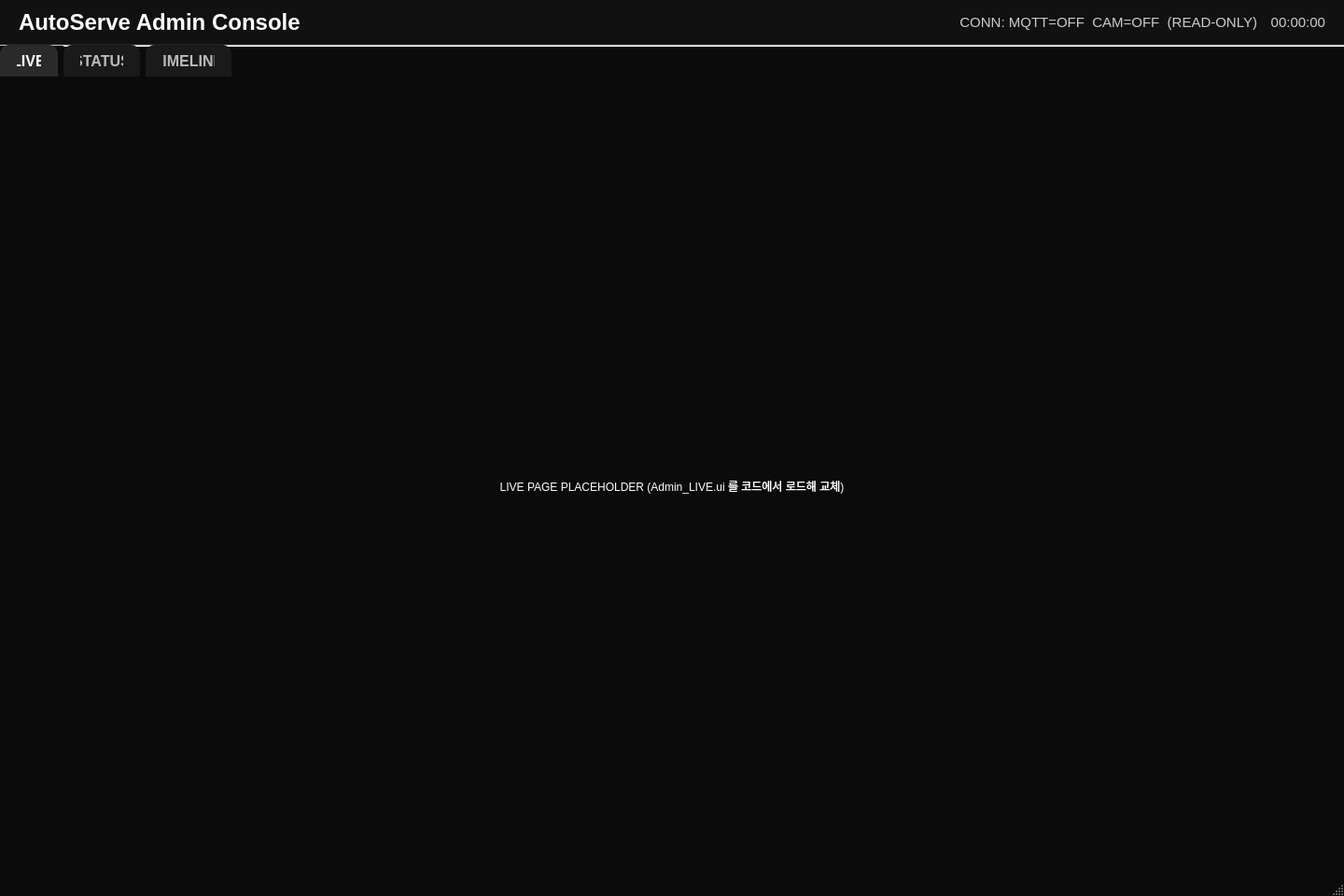
<?xml version="1.0" encoding="UTF-8"?>
<ui version="4.0">
 <class>MainWindow</class>
 <widget class="QMainWindow" name="MainWindow">
  <property name="geometry">
   <rect>
    <x>0</x>
    <y>0</y>
    <width>1440</width>
    <height>960</height>
   </rect>
  </property>
  <property name="minimumSize">
   <size>
    <width>1440</width>
    <height>960</height>
   </size>
  </property>
  <property name="maximumSize">
   <size>
    <width>1440</width>
    <height>960</height>
   </size>
  </property>
  <property name="windowTitle">
   <string>AutoServe Admin Console</string>
  </property>
  <property name="styleSheet">
   <string notr="true">
        QMainWindow { background-color: #0B0B0B; }
        QLabel { color: #FFFFFF; }
        QTabWidget::pane { border: 0px; }
        QTabBar::tab {
          background: #1A1A1A;
          color: #BBBBBB;
          padding: 10px 18px;
          margin-right: 6px;
          border-top-left-radius: 10px;
          border-top-right-radius: 10px;
          font-size: 12pt;
          font-weight: bold;
        }
        QTabBar::tab:selected {
          background: #2A2A2A;
          color: #FFFFFF;
        }
        QFrame#top_bar {
          background-color: #111111;
          border-bottom: 1px solid #222222;
        }
        QLabel#lbl_title {
          font-size: 18pt;
          font-weight: bold;
        }
        QLabel#lbl_clock, QLabel#lbl_conn {
          font-size: 11pt;
          color: #CCCCCC;
        }
      </string>
  </property>
  <widget class="QWidget" name="centralwidget">
   <property name="minimumSize">
    <size>
     <width>1440</width>
     <height>960</height>
    </size>
   </property>
   <property name="maximumSize">
    <size>
     <width>1440</width>
     <height>960</height>
    </size>
   </property>
   <layout class="QVBoxLayout" name="layout_root">
    <property name="spacing">
     <number>0</number>
    </property>
    <property name="leftMargin">
     <number>0</number>
    </property>
    <property name="topMargin">
     <number>0</number>
    </property>
    <property name="rightMargin">
     <number>0</number>
    </property>
    <property name="bottomMargin">
     <number>0</number>
    </property>
    <item>
     <widget class="QFrame" name="top_bar">
      <property name="frameShape">
       <enum>QFrame::NoFrame</enum>
      </property>
      <layout class="QHBoxLayout" name="layout_topbar">
       <property name="spacing">
        <number>14</number>
       </property>
       <property name="leftMargin">
        <number>20</number>
       </property>
       <property name="topMargin">
        <number>10</number>
       </property>
       <property name="rightMargin">
        <number>20</number>
       </property>
       <property name="bottomMargin">
        <number>10</number>
       </property>
       <item>
        <widget class="QLabel" name="lbl_title">
         <property name="text">
          <string>AutoServe Admin Console</string>
         </property>
         <property name="alignment">
          <set>Qt::AlignLeading|Qt::AlignLeft|Qt::AlignVCenter</set>
         </property>
        </widget>
       </item>
       <item>
        <spacer name="spacer_topbar">
         <property name="orientation">
          <enum>Qt::Horizontal</enum>
         </property>
         <property name="sizeHint" stdset="0">
          <size>
           <width>40</width>
           <height>20</height>
          </size>
         </property>
        </spacer>
       </item>
       <item>
        <widget class="QLabel" name="lbl_conn">
         <property name="text">
          <string>CONN: MQTT=OFF  CAM=OFF  (READ-ONLY)</string>
         </property>
         <property name="alignment">
          <set>Qt::AlignRight|Qt::AlignTrailing|Qt::AlignVCenter</set>
         </property>
        </widget>
       </item>
       <item>
        <widget class="QLabel" name="lbl_clock">
         <property name="text">
          <string>00:00:00</string>
         </property>
         <property name="alignment">
          <set>Qt::AlignRight|Qt::AlignTrailing|Qt::AlignVCenter</set>
         </property>
        </widget>
       </item>
      </layout>
     </widget>
    </item>
    <item>
     <widget class="QTabWidget" name="tabs_main">
      <property name="tabPosition">
       <enum>QTabWidget::North</enum>
      </property>
      <property name="currentIndex">
       <number>0</number>
      </property>
      <property name="documentMode">
       <bool>true</bool>
      </property>
      <property name="movable">
       <bool>false</bool>
      </property>
      <widget class="QWidget" name="tab_live">
       <attribute name="title">
        <string>LIVE</string>
       </attribute>
       <layout class="QVBoxLayout" name="layout_live">
        <property name="leftMargin">
         <number>12</number>
        </property>
        <property name="topMargin">
         <number>12</number>
        </property>
        <property name="rightMargin">
         <number>12</number>
        </property>
        <property name="bottomMargin">
         <number>12</number>
        </property>
        <item>
         <widget class="QLabel" name="lbl_live_placeholder">
          <property name="text">
           <string>LIVE PAGE PLACEHOLDER (Admin_LIVE.ui 를 코드에서 로드해 교체)</string>
          </property>
          <property name="alignment">
           <set>Qt::AlignCenter</set>
          </property>
         </widget>
        </item>
       </layout>
      </widget>
      <widget class="QWidget" name="tab_status">
       <attribute name="title">
        <string>STATUS</string>
       </attribute>
       <layout class="QVBoxLayout" name="layout_status">
        <property name="leftMargin">
         <number>12</number>
        </property>
        <property name="topMargin">
         <number>12</number>
        </property>
        <property name="rightMargin">
         <number>12</number>
        </property>
        <property name="bottomMargin">
         <number>12</number>
        </property>
        <item>
         <widget class="QLabel" name="lbl_status_placeholder">
          <property name="text">
           <string>STATUS PAGE PLACEHOLDER (Admin_STATUS.ui 를 코드에서 로드해 교체)</string>
          </property>
          <property name="alignment">
           <set>Qt::AlignCenter</set>
          </property>
         </widget>
        </item>
       </layout>
      </widget>
      <widget class="QWidget" name="tab_timeline">
       <attribute name="title">
        <string>TIMELINE</string>
       </attribute>
       <layout class="QVBoxLayout" name="layout_timeline">
        <property name="leftMargin">
         <number>12</number>
        </property>
        <property name="topMargin">
         <number>12</number>
        </property>
        <property name="rightMargin">
         <number>12</number>
        </property>
        <property name="bottomMargin">
         <number>12</number>
        </property>
        <item>
         <widget class="QLabel" name="lbl_timeline_placeholder">
          <property name="text">
           <string>TIMELINE PAGE PLACEHOLDER (Admin_TIMELINE.ui 를 코드에서 로드해 교체)</string>
          </property>
          <property name="alignment">
           <set>Qt::AlignCenter</set>
          </property>
         </widget>
        </item>
       </layout>
      </widget>
     </widget>
    </item>
   </layout>
  </widget>
  <widget class="QStatusBar" name="statusbar"/>
 </widget>
 <resources/>
 <connections/>
</ui>
